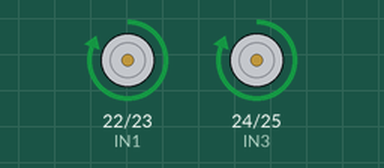
Simulated run of this sketch. Board: Arduino Mega 2560, built with avr-gcc and run on an emulated ATmega2560. On the bench: motor-driver pin pairs drawn as motors (green arrow = first pin HIGH = forward, orange = second pin HIGH = backward, longer = more drive).

Above: at 1.0 s.
At 4.0 s:
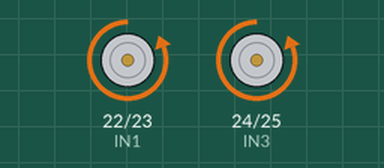
At 6.5 s:
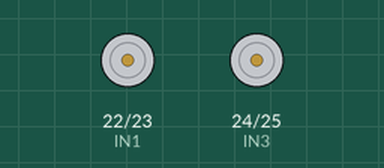
Timing chart, 0 to 10.4 s (numbered marks = the images above):
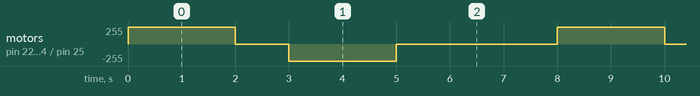

Measured:
- by itself, motor on pin 22 (IN1) / pin 23 (IN2), motor on pin 24 (IN3) / pin 25 (IN4): repeats every 8.0 s: stopped 1.0 s, backward 255/255 2.0 s, stopped 3.0 s, forward 255/255 2.0 s

The sketch:

motoare_baza_viteza_max.ino
```cpp
// Definire pini pentru Arduino MEGA
const int IN1 = 22;
const int IN2 = 23;
const int IN3 = 24;
const int IN4 = 25;

void setup() {
  // Setăm pinii de direcție ca ieșiri
  pinMode(IN1, OUTPUT);
  pinMode(IN2, OUTPUT);
  pinMode(IN3, OUTPUT);
  pinMode(IN4, OUTPUT);
}

void loop() {
  // MERGI ÎNAINTE (Viteză maximă din jumperi)
  digitalWrite(IN1, HIGH);
  digitalWrite(IN2, LOW);
  digitalWrite(IN3, HIGH);
  digitalWrite(IN4, LOW);
  delay(2000);

  // STOP
  digitalWrite(IN1, LOW);
  digitalWrite(IN2, LOW);
  digitalWrite(IN3, LOW);
  digitalWrite(IN4, LOW);
  delay(1000);

  // MERGI ÎNAPOI
  digitalWrite(IN1, LOW);
  digitalWrite(IN2, HIGH);
  digitalWrite(IN3, LOW);
  digitalWrite(IN4, HIGH);
  delay(2000);

  // STOP
  digitalWrite(IN1, LOW);
  digitalWrite(IN2, LOW);
  digitalWrite(IN3, LOW);
  digitalWrite(IN4, LOW);
  delay(3000);
}
```
